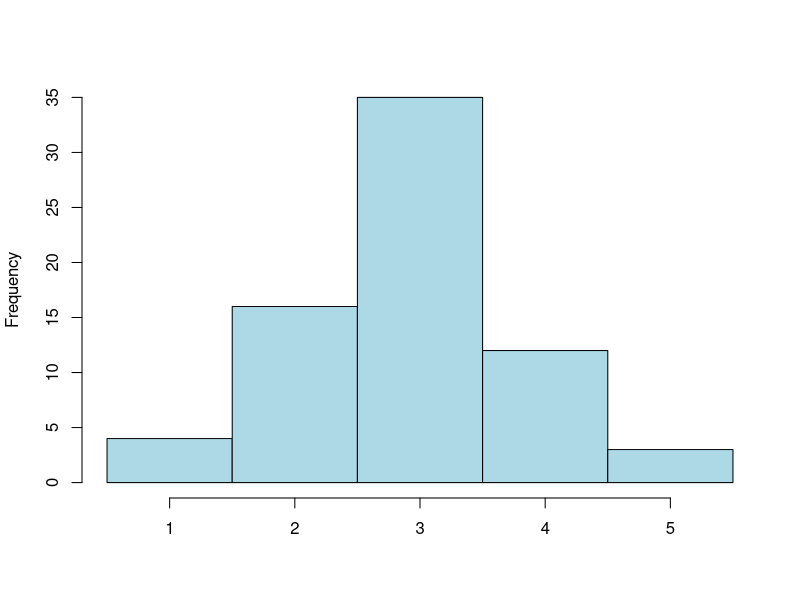
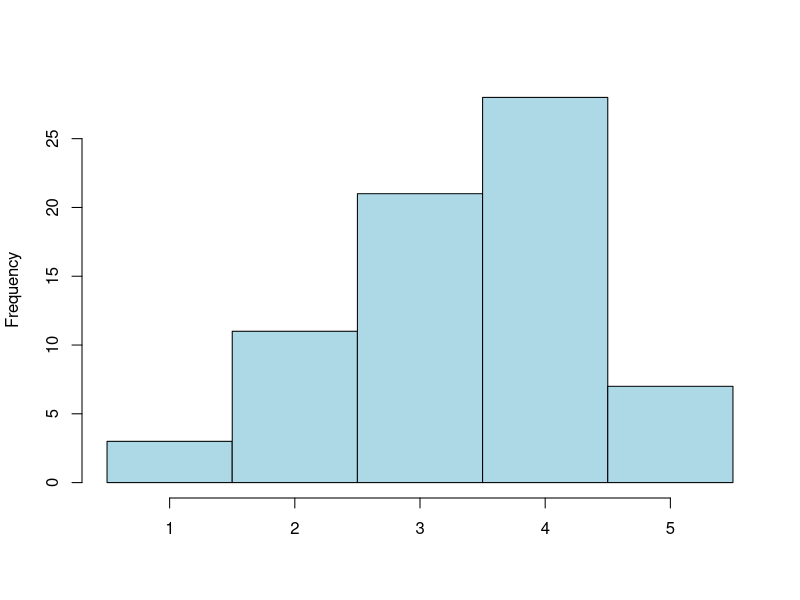
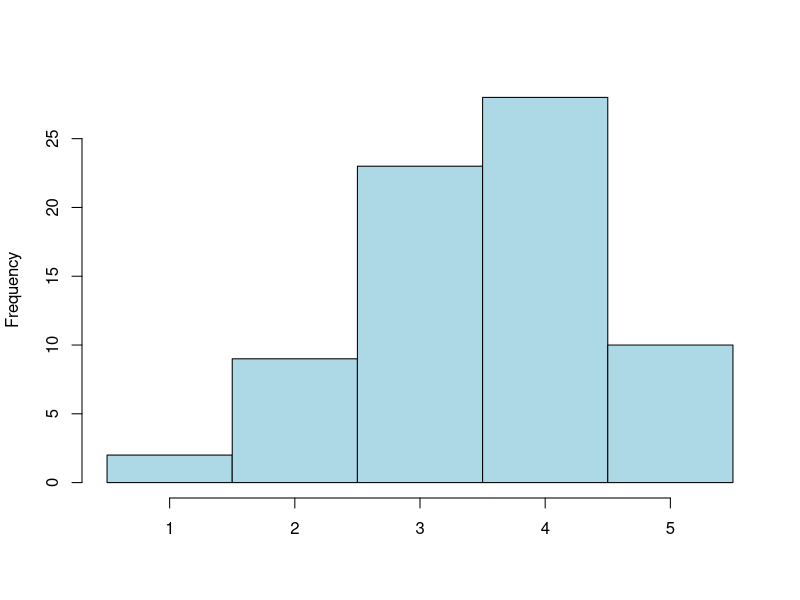
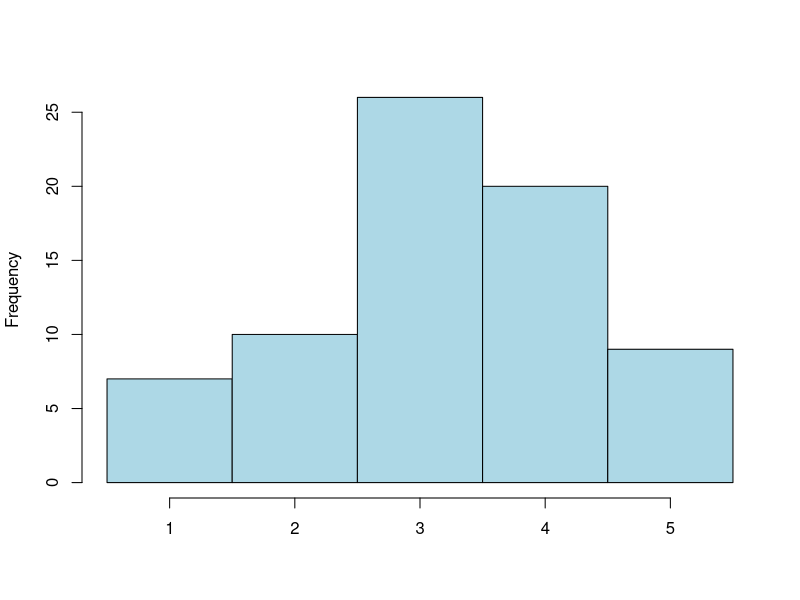
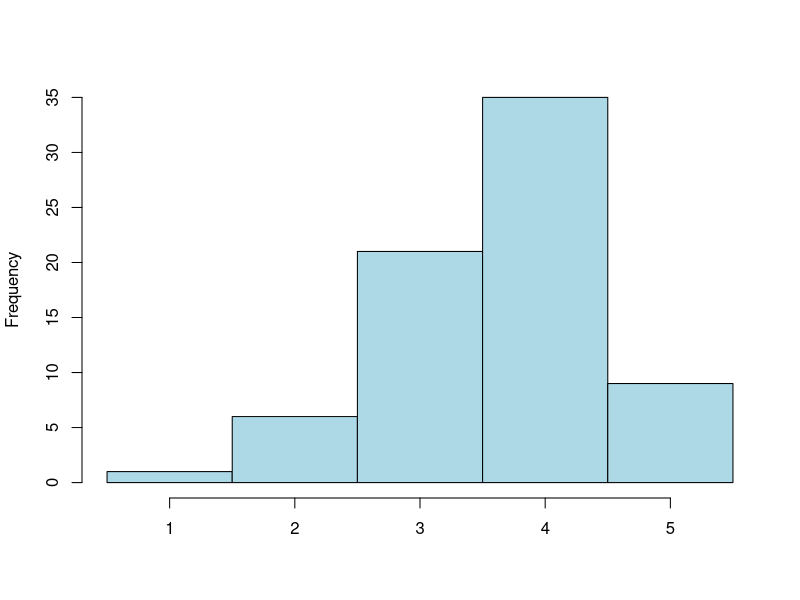
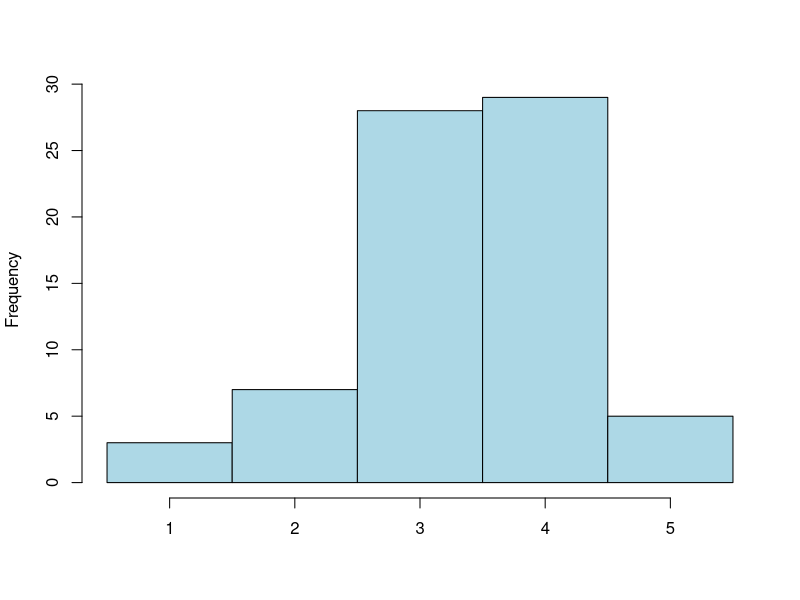
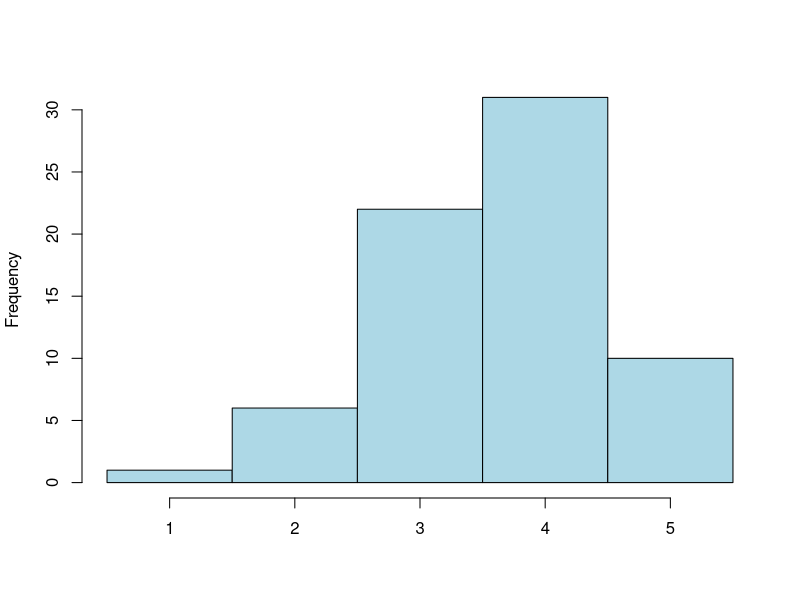
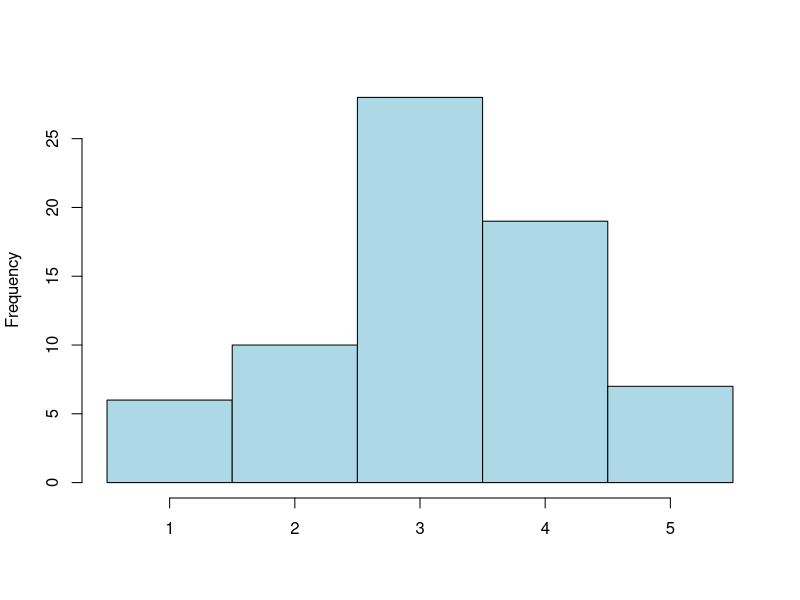

These figures' R source, in order: (Note: this script raises an error after producing the figures.)
#Aufbau und Speicherung des Histogramms für Eintritt und Auswirkung jedes Szenarios auf Basis der klassischen Methode


library(plotrix)
library(dplyr)
library(ggplot2)
library(grid)
library(RColorBrewer)

answerstable <- read.csv(file = 'myapp/Data/RQ1_corrected.csv', header=TRUE) #importiere das answers file

dfall <- answerstable %>% filter(QUES2SURV_METHOD == "classic" & ANS2SURV_ANSWERED == 1)
scenarios <- as.data.frame(table(dfall$QUES_ID))
numberscenarios  <- nrow(scenarios)

for (anz in 1:numberscenarios) {
  actualscenario =as.vector(scenarios[anz,1])
  scentext <- (paste0("", actualscenario))
  print (scentext)
  df <- answerstable %>% filter(QUES2SURV_METHOD == "classic" & ANS2SURV_ANSWERED == 1 & QUES_ID == actualscenario)
  actualtype <- (df$QUES_TYP[1])
  numberofanswers <- nrow(df)
  histImpactclassic <- df[,'IMPACT']
  histOccurrenceclassic <- df[,'OCCURRENCE']
  print (table(histOccurrenceclassic))
  IMPACT <- (histImpactclassic-0.25)
  OCCURRENCE <- (histOccurrenceclassic-0.25)
  headtitleImpact <- (paste0(scentext,"- Impact of classical method"))
  headtitleOcc <- (paste0(scentext,"- Probability of occurrence of the classical method"))
  filetitleImpact <- (paste0("myapp/pictures/30_hist_classic/",scentext,"- Impact.png"))
  filetitleOcc <- (paste0("myapp/pictures/30_hist_classic/",scentext,"- Occurrence.png"))
  #histImpact <- replace(histImpactclassic,,histImpactclassic-0.5)
  #histImpact <- sapply(histImpactclassic,quantile)
  
  png(file=filetitleImpact,width=600, height=600)
  #hist(IMPACT,breaks = c(0.5,1.5,2.5,3.5,4.5,5.5), main=headtitleImpact,xlim=c(0.5,5.5),labels = FALSE,col="lightblue",xlab = "" )
  hist(IMPACT,breaks = c(0.5,1.5,2.5,3.5,4.5,5.5), main="",xlim=c(0.5,5.5),labels = FALSE,col="lightblue",xlab = "" )
  
  dev.off()
  
  png(file=filetitleOcc,width=600, height=600)
  #hist(OCCURRENCE,breaks = c(0.5,1.5,2.5,3.5,4.5,5.5), main=headtitleOcc,xlim=c(0.5,5.5),labels = FALSE,col="lightblue",xlab = "" )
  hist(OCCURRENCE,breaks = c(0.5,1.5,2.5,3.5,4.5,5.5), main="",xlim=c(0.5,5.5),labels = FALSE,col="lightblue",xlab = "" )
  
  dev.off()
  
}